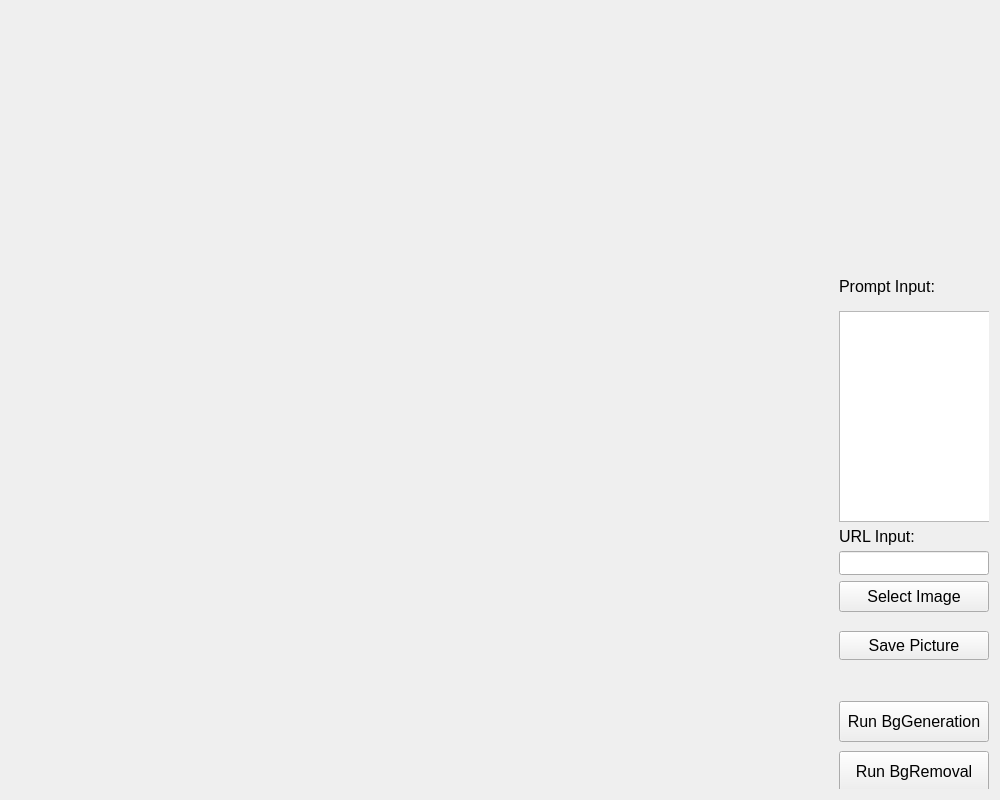
<?xml version="1.0" encoding="UTF-8"?>
<ui version="4.0">
 <class>Widget</class>
 <widget class="QWidget" name="Widget">
  <property name="geometry">
   <rect>
    <x>0</x>
    <y>0</y>
    <width>1000</width>
    <height>800</height>
   </rect>
  </property>
  <property name="minimumSize">
   <size>
    <width>1000</width>
    <height>800</height>
   </size>
  </property>
  <property name="windowTitle">
   <string>Widget</string>
  </property>
  <property name="layoutDirection">
   <enum>Qt::LayoutDirection::LeftToRight</enum>
  </property>
  <layout class="QHBoxLayout" name="horizontalLayout">
   <item>
    <widget class="QLabel" name="InputView">
     <property name="sizePolicy">
      <sizepolicy hsizetype="Expanding" vsizetype="Expanding">
       <horstretch>0</horstretch>
       <verstretch>0</verstretch>
      </sizepolicy>
     </property>
     <property name="text">
      <string/>
     </property>
     <property name="scaledContents">
      <bool>true</bool>
     </property>
     <property name="alignment">
      <set>Qt::AlignmentFlag::AlignCenter</set>
     </property>
    </widget>
   </item>
   <item>
    <widget class="QLabel" name="OutputView">
     <property name="sizePolicy">
      <sizepolicy hsizetype="Expanding" vsizetype="Expanding">
       <horstretch>0</horstretch>
       <verstretch>0</verstretch>
      </sizepolicy>
     </property>
     <property name="text">
      <string/>
     </property>
     <property name="scaledContents">
      <bool>true</bool>
     </property>
     <property name="alignment">
      <set>Qt::AlignmentFlag::AlignCenter</set>
     </property>
    </widget>
   </item>
   <item>
    <widget class="QWidget" name="widget" native="true">
     <property name="sizePolicy">
      <sizepolicy hsizetype="Preferred" vsizetype="Preferred">
       <horstretch>0</horstretch>
       <verstretch>0</verstretch>
      </sizepolicy>
     </property>
     <property name="minimumSize">
      <size>
       <width>150</width>
       <height>0</height>
      </size>
     </property>
     <widget class="QLabel" name="Logo">
      <property name="geometry">
       <rect>
        <x>0</x>
        <y>0</y>
        <width>151</width>
        <height>151</height>
       </rect>
      </property>
      <property name="minimumSize">
       <size>
        <width>140</width>
        <height>140</height>
       </size>
      </property>
      <property name="text">
       <string/>
      </property>
      <property name="pixmap">
       <pixmap>logo.jpg</pixmap>
      </property>
      <property name="scaledContents">
       <bool>true</bool>
      </property>
      <property name="alignment">
       <set>Qt::AlignmentFlag::AlignCenter</set>
      </property>
     </widget>
     <widget class="QPushButton" name="GetFilePath">
      <property name="geometry">
       <rect>
        <x>0</x>
        <y>570</y>
        <width>150</width>
        <height>31</height>
       </rect>
      </property>
      <property name="minimumSize">
       <size>
        <width>150</width>
        <height>0</height>
       </size>
      </property>
      <property name="font">
       <font>
        <pointsize>12</pointsize>
       </font>
      </property>
      <property name="text">
       <string>Select Image</string>
      </property>
     </widget>
     <widget class="QLineEdit" name="UrlInput">
      <property name="geometry">
       <rect>
        <x>0</x>
        <y>540</y>
        <width>150</width>
        <height>24</height>
       </rect>
      </property>
      <property name="minimumSize">
       <size>
        <width>150</width>
        <height>0</height>
       </size>
      </property>
     </widget>
     <widget class="QPushButton" name="RunBgR">
      <property name="geometry">
       <rect>
        <x>0</x>
        <y>740</y>
        <width>150</width>
        <height>41</height>
       </rect>
      </property>
      <property name="minimumSize">
       <size>
        <width>150</width>
        <height>0</height>
       </size>
      </property>
      <property name="font">
       <font>
        <pointsize>12</pointsize>
       </font>
      </property>
      <property name="text">
       <string>Run BgRemoval</string>
      </property>
     </widget>
     <widget class="QPushButton" name="SavePNG">
      <property name="geometry">
       <rect>
        <x>0</x>
        <y>620</y>
        <width>150</width>
        <height>29</height>
       </rect>
      </property>
      <property name="minimumSize">
       <size>
        <width>150</width>
        <height>0</height>
       </size>
      </property>
      <property name="font">
       <font>
        <pointsize>12</pointsize>
       </font>
      </property>
      <property name="text">
       <string>Save Picture</string>
      </property>
     </widget>
     <widget class="QLabel" name="UrlLabel">
      <property name="geometry">
       <rect>
        <x>0</x>
        <y>510</y>
        <width>121</width>
        <height>31</height>
       </rect>
      </property>
      <property name="text">
       <string>&lt;html&gt;&lt;head/&gt;&lt;body&gt;&lt;p&gt;&lt;span style=&quot; font-size:12pt;&quot;&gt; URL Input:&lt;/span&gt;&lt;/p&gt;&lt;/body&gt;&lt;/html&gt;</string>
      </property>
     </widget>
     <widget class="QTextEdit" name="PromptInput">
      <property name="geometry">
       <rect>
        <x>0</x>
        <y>300</y>
        <width>151</width>
        <height>211</height>
       </rect>
      </property>
      <property name="minimumSize">
       <size>
        <width>150</width>
        <height>0</height>
       </size>
      </property>
     </widget>
     <widget class="QLabel" name="PromptLabel">
      <property name="geometry">
       <rect>
        <x>0</x>
        <y>260</y>
        <width>121</width>
        <height>31</height>
       </rect>
      </property>
      <property name="text">
       <string>&lt;html&gt;&lt;head/&gt;&lt;body&gt;&lt;p&gt;&lt;span style=&quot; font-size:12pt;&quot;&gt;Prompt Input:&lt;/span&gt;&lt;/p&gt;&lt;/body&gt;&lt;/html&gt;</string>
      </property>
     </widget>
     <widget class="QPushButton" name="GenerateBg">
      <property name="geometry">
       <rect>
        <x>0</x>
        <y>690</y>
        <width>150</width>
        <height>41</height>
       </rect>
      </property>
      <property name="minimumSize">
       <size>
        <width>150</width>
        <height>0</height>
       </size>
      </property>
      <property name="font">
       <font>
        <pointsize>12</pointsize>
       </font>
      </property>
      <property name="text">
       <string>Run BgGeneration</string>
      </property>
     </widget>
    </widget>
   </item>
  </layout>
 </widget>
 <resources/>
 <connections/>
</ui>
